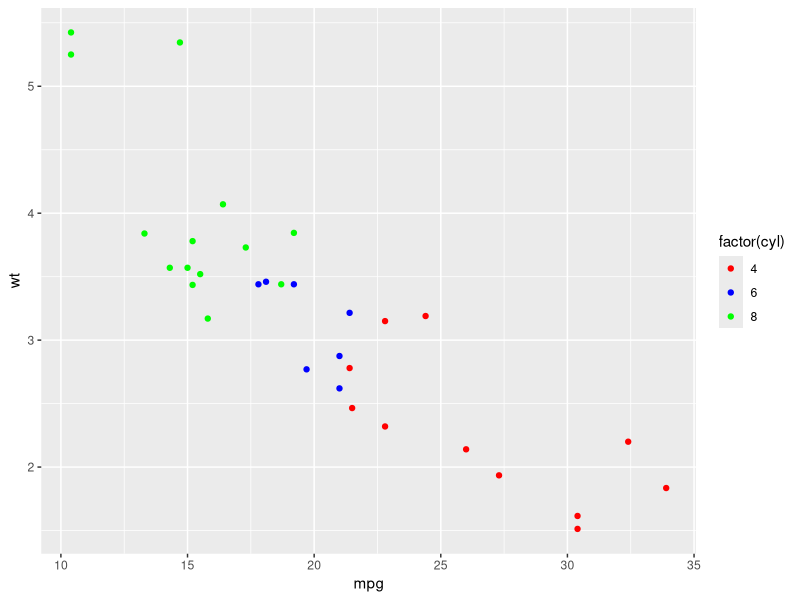
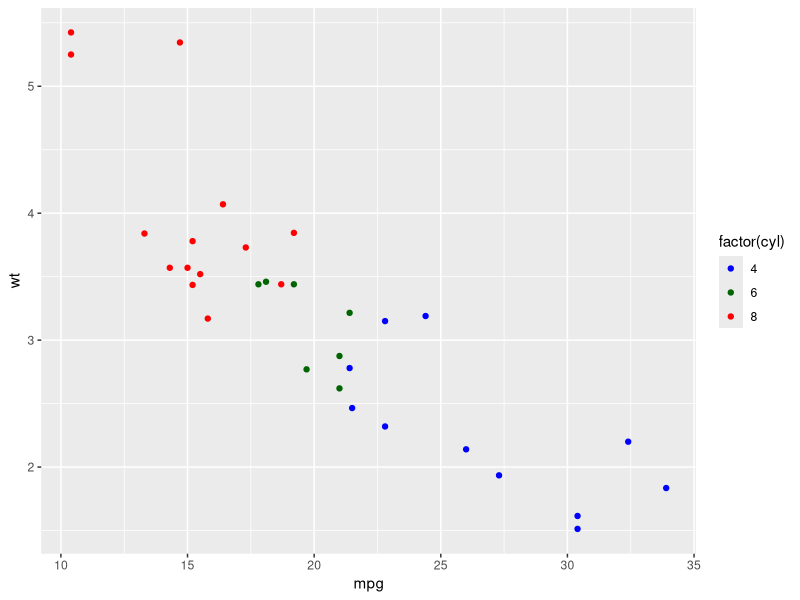
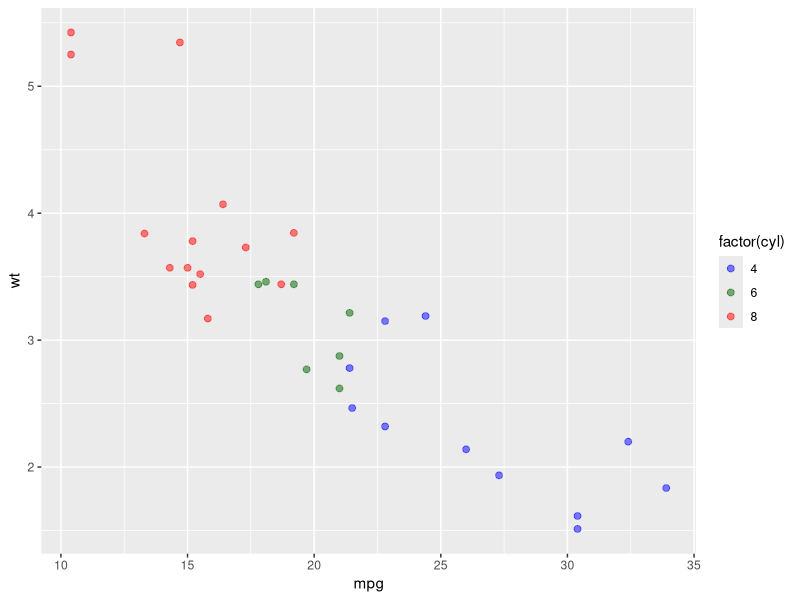
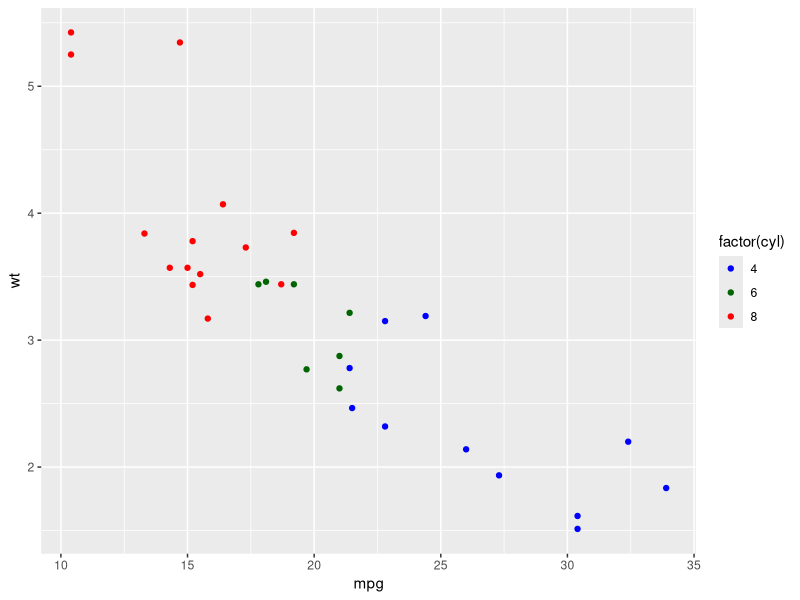
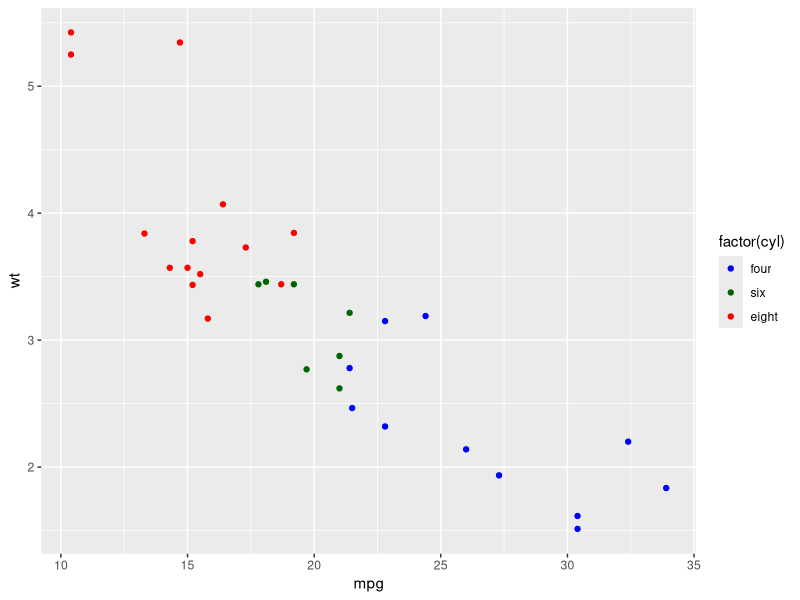
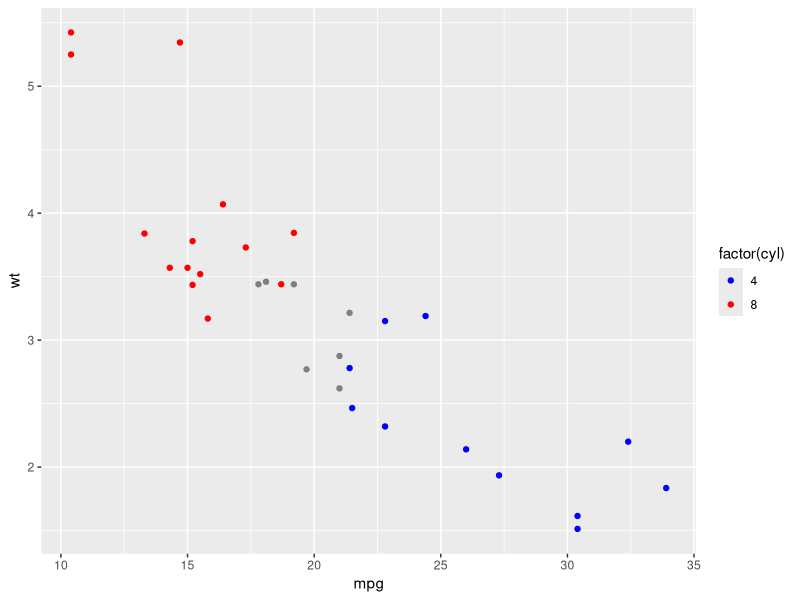
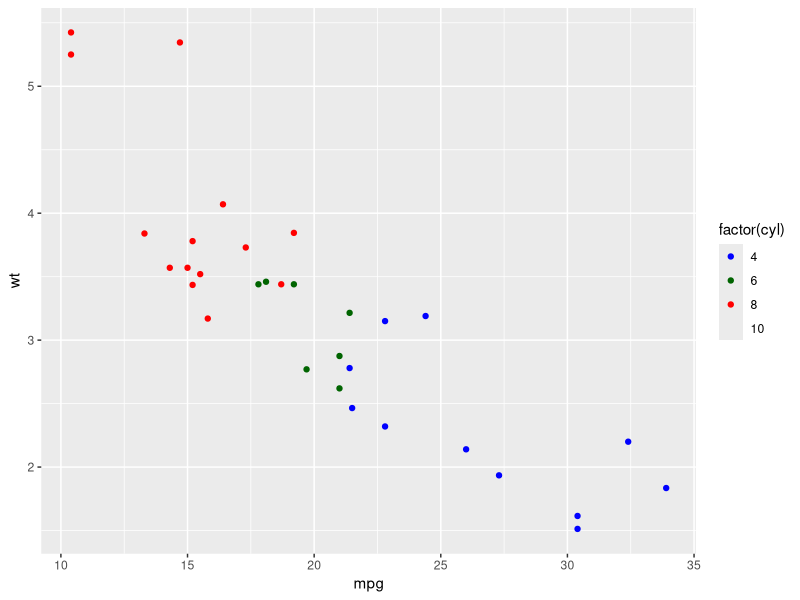

The R script that drew these images, in order:
# r2py crawler metadata
# package: ggplot2
# source_type: rd_example
# topic: scale_manual.Rd
# source_file: C:\Users\bened\AppData\Local\R\win-library\4.5\ggplot2\help
# lines: 32

suppressPackageStartupMessages(library(ggplot2))
p <- ggplot(mtcars, aes(mpg, wt)) +
  geom_point(aes(colour = factor(cyl)))
p + scale_colour_manual(values = c("red", "blue", "green"))

# It's recommended to use a named vector
cols <- c("8" = "red", "4" = "blue", "6" = "darkgreen", "10" = "orange")
p + scale_colour_manual(values = cols)

# You can set color and fill aesthetics at the same time
ggplot(
  mtcars,
  aes(mpg, wt, colour = factor(cyl), fill = factor(cyl))
) +
  geom_point(shape = 21, alpha = 0.5, size = 2) +
  scale_colour_manual(
    values = cols,
    aesthetics = c("colour", "fill")
  )

# As with other scales you can use breaks to control the appearance
# of the legend.
p + scale_colour_manual(values = cols)
p + scale_colour_manual(
  values = cols,
  breaks = c("4", "6", "8"),
  labels = c("four", "six", "eight")
)

# And limits to control the possible values of the scale
p + scale_colour_manual(values = cols, limits = c("4", "8"))
p + scale_colour_manual(values = cols, limits = c("4", "6", "8", "10"))
